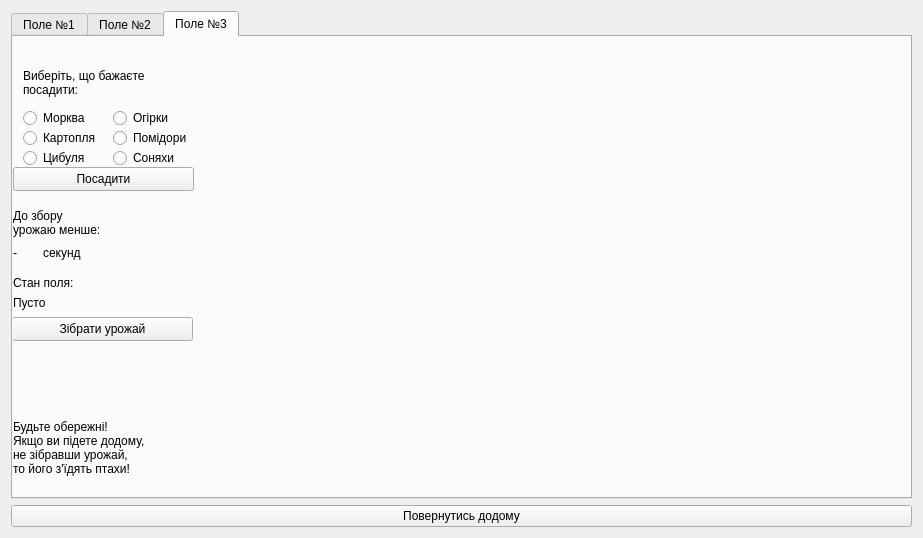
<?xml version="1.0" encoding="UTF-8"?>
<ui version="4.0">
 <class>MyFields</class>
 <widget class="QDialog" name="MyFields">
  <property name="geometry">
   <rect>
    <x>0</x>
    <y>0</y>
    <width>923</width>
    <height>538</height>
   </rect>
  </property>
  <property name="windowTitle">
   <string>Dialog</string>
  </property>
  <layout class="QVBoxLayout" name="verticalLayout">
   <item>
    <widget class="QTabWidget" name="wid_fields">
     <property name="currentIndex">
      <number>2</number>
     </property>
     <widget class="QWidget" name="tab">
      <attribute name="title">
       <string>Поле №1</string>
      </attribute>
      <widget class="QLabel" name="field1">
       <property name="geometry">
        <rect>
         <x>250</x>
         <y>10</y>
         <width>641</width>
         <height>431</height>
        </rect>
       </property>
       <property name="text">
        <string/>
       </property>
      </widget>
      <widget class="QLabel" name="label_2">
       <property name="geometry">
        <rect>
         <x>0</x>
         <y>370</y>
         <width>181</width>
         <height>91</height>
        </rect>
       </property>
       <property name="styleSheet">
        <string notr="true">font: 700 italic 11pt &quot;Segoe UI&quot;;</string>
       </property>
       <property name="text">
        <string>Будьте обережні!
Якщо ви підете додому, 
не зібравши урожай, 
то його з'їдять птахи!</string>
       </property>
      </widget>
      <widget class="QLabel" name="label_6">
       <property name="geometry">
        <rect>
         <x>10</x>
         <y>10</y>
         <width>181</width>
         <height>71</height>
        </rect>
       </property>
       <property name="styleSheet">
        <string notr="true">font: 700 italic 11pt &quot;Segoe UI&quot;;</string>
       </property>
       <property name="text">
        <string>Виберіть, що бажаєте 
посадити:</string>
       </property>
      </widget>
      <widget class="QRadioButton" name="rb_carrot">
       <property name="geometry">
        <rect>
         <x>10</x>
         <y>70</y>
         <width>91</width>
         <height>22</height>
        </rect>
       </property>
       <property name="text">
        <string>Морква</string>
       </property>
      </widget>
      <widget class="QRadioButton" name="rb_potato">
       <property name="geometry">
        <rect>
         <x>10</x>
         <y>90</y>
         <width>91</width>
         <height>22</height>
        </rect>
       </property>
       <property name="text">
        <string>Картопля</string>
       </property>
      </widget>
      <widget class="QRadioButton" name="rb_onion">
       <property name="geometry">
        <rect>
         <x>10</x>
         <y>110</y>
         <width>91</width>
         <height>22</height>
        </rect>
       </property>
       <property name="text">
        <string>Цибуля</string>
       </property>
      </widget>
      <widget class="QRadioButton" name="rb_cucumber">
       <property name="geometry">
        <rect>
         <x>100</x>
         <y>70</y>
         <width>91</width>
         <height>22</height>
        </rect>
       </property>
       <property name="text">
        <string>Огірки</string>
       </property>
      </widget>
      <widget class="QRadioButton" name="rb_tomato">
       <property name="geometry">
        <rect>
         <x>100</x>
         <y>90</y>
         <width>91</width>
         <height>22</height>
        </rect>
       </property>
       <property name="text">
        <string>Помідори</string>
       </property>
      </widget>
      <widget class="QRadioButton" name="rb_sunflower">
       <property name="geometry">
        <rect>
         <x>100</x>
         <y>110</y>
         <width>91</width>
         <height>22</height>
        </rect>
       </property>
       <property name="text">
        <string>Соняхи</string>
       </property>
      </widget>
      <widget class="QPushButton" name="pushButton_2">
       <property name="geometry">
        <rect>
         <x>0</x>
         <y>130</y>
         <width>181</width>
         <height>24</height>
        </rect>
       </property>
       <property name="text">
        <string>Посадити</string>
       </property>
      </widget>
      <widget class="QLabel" name="label_7">
       <property name="geometry">
        <rect>
         <x>0</x>
         <y>150</y>
         <width>181</width>
         <height>71</height>
        </rect>
       </property>
       <property name="styleSheet">
        <string notr="true">font: 700 italic 11pt &quot;Segoe UI&quot;;</string>
       </property>
       <property name="text">
        <string>До збору 
урожаю менше:</string>
       </property>
      </widget>
      <widget class="QLabel" name="lab_timer">
       <property name="geometry">
        <rect>
         <x>0</x>
         <y>200</y>
         <width>41</width>
         <height>31</height>
        </rect>
       </property>
       <property name="styleSheet">
        <string notr="true">font: 700 italic 11pt &quot;Segoe UI&quot;;</string>
       </property>
       <property name="text">
        <string>-</string>
       </property>
      </widget>
      <widget class="QLabel" name="label_9">
       <property name="geometry">
        <rect>
         <x>30</x>
         <y>200</y>
         <width>71</width>
         <height>31</height>
        </rect>
       </property>
       <property name="styleSheet">
        <string notr="true">font: 700 italic 11pt &quot;Segoe UI&quot;;</string>
       </property>
       <property name="text">
        <string>секунд</string>
       </property>
      </widget>
      <widget class="QLabel" name="label_8">
       <property name="geometry">
        <rect>
         <x>0</x>
         <y>230</y>
         <width>91</width>
         <height>31</height>
        </rect>
       </property>
       <property name="styleSheet">
        <string notr="true">font: 700 italic 11pt &quot;Segoe UI&quot;;</string>
       </property>
       <property name="text">
        <string>Стан поля:</string>
       </property>
      </widget>
      <widget class="QLabel" name="lab_stan">
       <property name="geometry">
        <rect>
         <x>0</x>
         <y>250</y>
         <width>161</width>
         <height>31</height>
        </rect>
       </property>
       <property name="styleSheet">
        <string notr="true">font: 700 italic 11pt &quot;Segoe UI&quot;;</string>
       </property>
       <property name="text">
        <string>Пусто</string>
       </property>
      </widget>
      <widget class="QPushButton" name="pushButton_3">
       <property name="geometry">
        <rect>
         <x>-1</x>
         <y>280</y>
         <width>181</width>
         <height>24</height>
        </rect>
       </property>
       <property name="text">
        <string>Зібрати урожай</string>
       </property>
      </widget>
     </widget>
     <widget class="QWidget" name="tab_2">
      <attribute name="title">
       <string>Поле №2</string>
      </attribute>
      <widget class="QLabel" name="field2">
       <property name="geometry">
        <rect>
         <x>250</x>
         <y>10</y>
         <width>641</width>
         <height>431</height>
        </rect>
       </property>
       <property name="text">
        <string/>
       </property>
      </widget>
      <widget class="QLabel" name="label">
       <property name="geometry">
        <rect>
         <x>0</x>
         <y>370</y>
         <width>181</width>
         <height>71</height>
        </rect>
       </property>
       <property name="styleSheet">
        <string notr="true">font: 700 italic 11pt &quot;Segoe UI&quot;;</string>
       </property>
       <property name="text">
        <string>Будьте обережні!
Якщо ви підете додому, 
не зібравши урожай, 
то його з'їдять птахи!</string>
       </property>
      </widget>
      <widget class="QRadioButton" name="rb_potato_2">
       <property name="geometry">
        <rect>
         <x>10</x>
         <y>90</y>
         <width>91</width>
         <height>22</height>
        </rect>
       </property>
       <property name="text">
        <string>Картопля</string>
       </property>
      </widget>
      <widget class="QLabel" name="label_10">
       <property name="geometry">
        <rect>
         <x>0</x>
         <y>150</y>
         <width>181</width>
         <height>71</height>
        </rect>
       </property>
       <property name="styleSheet">
        <string notr="true">font: 700 italic 11pt &quot;Segoe UI&quot;;</string>
       </property>
       <property name="text">
        <string>До збору 
урожаю менше:</string>
       </property>
      </widget>
      <widget class="QLabel" name="label_11">
       <property name="geometry">
        <rect>
         <x>30</x>
         <y>200</y>
         <width>71</width>
         <height>31</height>
        </rect>
       </property>
       <property name="styleSheet">
        <string notr="true">font: 700 italic 11pt &quot;Segoe UI&quot;;</string>
       </property>
       <property name="text">
        <string>секунд</string>
       </property>
      </widget>
      <widget class="QPushButton" name="pushButton_4">
       <property name="geometry">
        <rect>
         <x>0</x>
         <y>130</y>
         <width>181</width>
         <height>24</height>
        </rect>
       </property>
       <property name="text">
        <string>Посадити</string>
       </property>
      </widget>
      <widget class="QRadioButton" name="rb_sunflower_2">
       <property name="geometry">
        <rect>
         <x>100</x>
         <y>110</y>
         <width>91</width>
         <height>22</height>
        </rect>
       </property>
       <property name="text">
        <string>Соняхи</string>
       </property>
      </widget>
      <widget class="QLabel" name="lab_stan_2">
       <property name="geometry">
        <rect>
         <x>0</x>
         <y>250</y>
         <width>221</width>
         <height>31</height>
        </rect>
       </property>
       <property name="styleSheet">
        <string notr="true">font: 700 italic 11pt &quot;Segoe UI&quot;;</string>
       </property>
       <property name="text">
        <string>Пусто</string>
       </property>
      </widget>
      <widget class="QRadioButton" name="rb_carrot_2">
       <property name="geometry">
        <rect>
         <x>10</x>
         <y>70</y>
         <width>91</width>
         <height>22</height>
        </rect>
       </property>
       <property name="text">
        <string>Морква</string>
       </property>
      </widget>
      <widget class="QLabel" name="label_12">
       <property name="geometry">
        <rect>
         <x>0</x>
         <y>230</y>
         <width>91</width>
         <height>31</height>
        </rect>
       </property>
       <property name="styleSheet">
        <string notr="true">font: 700 italic 11pt &quot;Segoe UI&quot;;</string>
       </property>
       <property name="text">
        <string>Стан поля:</string>
       </property>
      </widget>
      <widget class="QRadioButton" name="rb_cucumber_2">
       <property name="geometry">
        <rect>
         <x>100</x>
         <y>70</y>
         <width>91</width>
         <height>22</height>
        </rect>
       </property>
       <property name="text">
        <string>Огірки</string>
       </property>
      </widget>
      <widget class="QPushButton" name="pushButton_5">
       <property name="geometry">
        <rect>
         <x>-1</x>
         <y>280</y>
         <width>181</width>
         <height>24</height>
        </rect>
       </property>
       <property name="text">
        <string>Зібрати урожай</string>
       </property>
      </widget>
      <widget class="QLabel" name="label_13">
       <property name="geometry">
        <rect>
         <x>10</x>
         <y>10</y>
         <width>181</width>
         <height>71</height>
        </rect>
       </property>
       <property name="styleSheet">
        <string notr="true">font: 700 italic 11pt &quot;Segoe UI&quot;;</string>
       </property>
       <property name="text">
        <string>Виберіть, що бажаєте 
посадити:</string>
       </property>
      </widget>
      <widget class="QLabel" name="lab_timer_2">
       <property name="geometry">
        <rect>
         <x>0</x>
         <y>200</y>
         <width>41</width>
         <height>31</height>
        </rect>
       </property>
       <property name="styleSheet">
        <string notr="true">font: 700 italic 11pt &quot;Segoe UI&quot;;</string>
       </property>
       <property name="text">
        <string>-</string>
       </property>
      </widget>
      <widget class="QRadioButton" name="rb_tomato_2">
       <property name="geometry">
        <rect>
         <x>100</x>
         <y>90</y>
         <width>91</width>
         <height>22</height>
        </rect>
       </property>
       <property name="text">
        <string>Помідори</string>
       </property>
      </widget>
      <widget class="QRadioButton" name="rb_onion_2">
       <property name="geometry">
        <rect>
         <x>10</x>
         <y>110</y>
         <width>91</width>
         <height>22</height>
        </rect>
       </property>
       <property name="text">
        <string>Цибуля</string>
       </property>
      </widget>
     </widget>
     <widget class="QWidget" name="tab_3">
      <attribute name="title">
       <string>Поле №3</string>
      </attribute>
      <widget class="QLabel" name="field3">
       <property name="geometry">
        <rect>
         <x>250</x>
         <y>10</y>
         <width>641</width>
         <height>431</height>
        </rect>
       </property>
       <property name="text">
        <string/>
       </property>
      </widget>
      <widget class="QLabel" name="label_3">
       <property name="geometry">
        <rect>
         <x>0</x>
         <y>370</y>
         <width>181</width>
         <height>81</height>
        </rect>
       </property>
       <property name="styleSheet">
        <string notr="true">font: 700 italic 11pt &quot;Segoe UI&quot;;</string>
       </property>
       <property name="text">
        <string>Будьте обережні!
Якщо ви підете додому, 
не зібравши урожай, 
то його з'їдять птахи!</string>
       </property>
      </widget>
      <widget class="QRadioButton" name="rb_sunflower_3">
       <property name="geometry">
        <rect>
         <x>100</x>
         <y>110</y>
         <width>91</width>
         <height>22</height>
        </rect>
       </property>
       <property name="text">
        <string>Соняхи</string>
       </property>
      </widget>
      <widget class="QRadioButton" name="rb_carrot_3">
       <property name="geometry">
        <rect>
         <x>10</x>
         <y>70</y>
         <width>91</width>
         <height>22</height>
        </rect>
       </property>
       <property name="text">
        <string>Морква</string>
       </property>
      </widget>
      <widget class="QLabel" name="label_14">
       <property name="geometry">
        <rect>
         <x>0</x>
         <y>230</y>
         <width>91</width>
         <height>31</height>
        </rect>
       </property>
       <property name="styleSheet">
        <string notr="true">font: 700 italic 11pt &quot;Segoe UI&quot;;</string>
       </property>
       <property name="text">
        <string>Стан поля:</string>
       </property>
      </widget>
      <widget class="QLabel" name="lab_stan_3">
       <property name="geometry">
        <rect>
         <x>0</x>
         <y>250</y>
         <width>141</width>
         <height>31</height>
        </rect>
       </property>
       <property name="styleSheet">
        <string notr="true">font: 700 italic 11pt &quot;Segoe UI&quot;;</string>
       </property>
       <property name="text">
        <string>Пусто</string>
       </property>
      </widget>
      <widget class="QPushButton" name="pushButton_6">
       <property name="geometry">
        <rect>
         <x>0</x>
         <y>130</y>
         <width>181</width>
         <height>24</height>
        </rect>
       </property>
       <property name="text">
        <string>Посадити</string>
       </property>
      </widget>
      <widget class="QPushButton" name="pushButton_7">
       <property name="geometry">
        <rect>
         <x>-1</x>
         <y>280</y>
         <width>181</width>
         <height>24</height>
        </rect>
       </property>
       <property name="text">
        <string>Зібрати урожай</string>
       </property>
      </widget>
      <widget class="QLabel" name="label_15">
       <property name="geometry">
        <rect>
         <x>0</x>
         <y>150</y>
         <width>181</width>
         <height>71</height>
        </rect>
       </property>
       <property name="styleSheet">
        <string notr="true">font: 700 italic 11pt &quot;Segoe UI&quot;;</string>
       </property>
       <property name="text">
        <string>До збору 
урожаю менше:</string>
       </property>
      </widget>
      <widget class="QLabel" name="lab_timer_3">
       <property name="geometry">
        <rect>
         <x>0</x>
         <y>200</y>
         <width>41</width>
         <height>31</height>
        </rect>
       </property>
       <property name="styleSheet">
        <string notr="true">font: 700 italic 11pt &quot;Segoe UI&quot;;</string>
       </property>
       <property name="text">
        <string>-</string>
       </property>
      </widget>
      <widget class="QRadioButton" name="rb_onion_3">
       <property name="geometry">
        <rect>
         <x>10</x>
         <y>110</y>
         <width>91</width>
         <height>22</height>
        </rect>
       </property>
       <property name="text">
        <string>Цибуля</string>
       </property>
      </widget>
      <widget class="QRadioButton" name="rb_tomato_3">
       <property name="geometry">
        <rect>
         <x>100</x>
         <y>90</y>
         <width>91</width>
         <height>22</height>
        </rect>
       </property>
       <property name="text">
        <string>Помідори</string>
       </property>
      </widget>
      <widget class="QRadioButton" name="rb_cucumber_3">
       <property name="geometry">
        <rect>
         <x>100</x>
         <y>70</y>
         <width>91</width>
         <height>22</height>
        </rect>
       </property>
       <property name="text">
        <string>Огірки</string>
       </property>
      </widget>
      <widget class="QRadioButton" name="rb_potato_3">
       <property name="geometry">
        <rect>
         <x>10</x>
         <y>90</y>
         <width>91</width>
         <height>22</height>
        </rect>
       </property>
       <property name="text">
        <string>Картопля</string>
       </property>
      </widget>
      <widget class="QLabel" name="label_16">
       <property name="geometry">
        <rect>
         <x>10</x>
         <y>10</y>
         <width>181</width>
         <height>71</height>
        </rect>
       </property>
       <property name="styleSheet">
        <string notr="true">font: 700 italic 11pt &quot;Segoe UI&quot;;</string>
       </property>
       <property name="text">
        <string>Виберіть, що бажаєте 
посадити:</string>
       </property>
      </widget>
      <widget class="QLabel" name="label_17">
       <property name="geometry">
        <rect>
         <x>30</x>
         <y>200</y>
         <width>71</width>
         <height>31</height>
        </rect>
       </property>
       <property name="styleSheet">
        <string notr="true">font: 700 italic 11pt &quot;Segoe UI&quot;;</string>
       </property>
       <property name="text">
        <string>секунд</string>
       </property>
      </widget>
     </widget>
    </widget>
   </item>
   <item>
    <widget class="QPushButton" name="pushButton">
     <property name="text">
      <string>Повернутись додому</string>
     </property>
    </widget>
   </item>
  </layout>
 </widget>
 <resources/>
 <connections/>
</ui>
